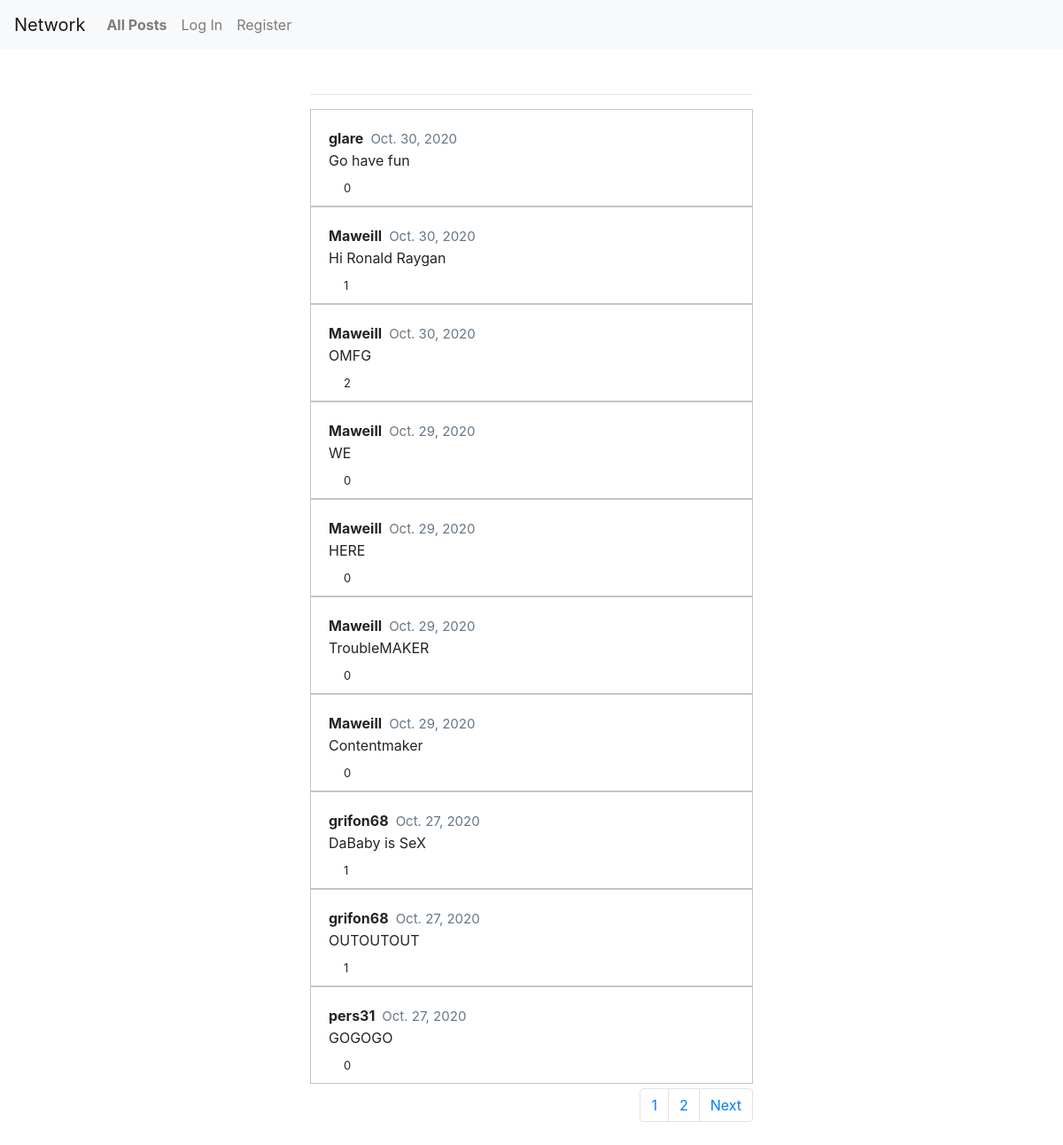
/1, run on an earlier commit of the app's database.
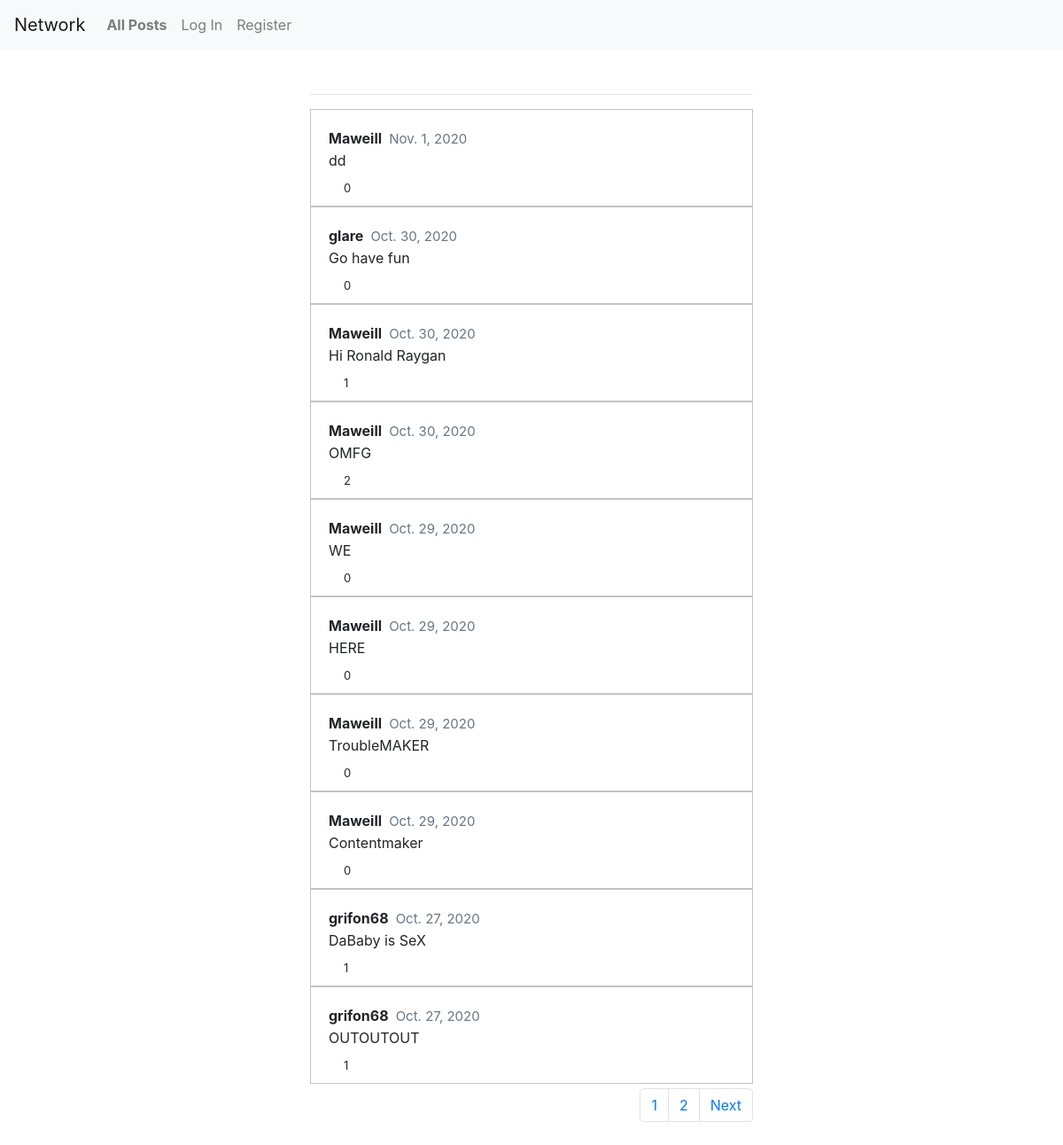
And on a later commit of the database.
### network/models.py (models this page shows, shortened)
class Post(models.Model):
	user = models.ForeignKey(User, on_delete=models.CASCADE, related_name="posts")
	text = models.TextField(max_length=280)
	liked = models.ManyToManyField(User, blank=True, related_name="post_liked")
	created = models.DateTimeField(auto_now_add=True)

class User(AbstractUser):
    pass

### network/views.py (the view)
# urls.py: path("<int:num>", views.index, name="index"),
def index(request, num):
    posts = Post.objects.all().order_by("-created")
    posts_pages = Paginator(posts, 10)
    current_page = posts_pages.page(num)
    now_date = datetime.now()
    return render(request, "network/index.html", {
        "posts": posts,
        "posts_pages": posts_pages,
        "current_page": current_page,
        "pages_number": range(1, posts_pages.num_pages + 1),
        })

### network/templates/network/index.html (shortened to what this page needs)
{% extends "network/layout.html" %}
{% load static %}
{% block body %}
	<br><hr>
    {% for post in current_page %}
    	<div class="post">
    		{% if user.is_authenticated %}
	    		<p class="post-info"><a id="post-user" href="{% url 'profile' username=post.user num=1 %}">{{ post.user }}</a>  <span id="post-created">{{ post.created.date }}</span></p>
	    	{% else %}
	    		<p class="post-info"><a id="post-user" href="/login">{{ post.user }}</a>  <span id="post-created">{{ post.created.date }}</span></p>
	    	{% endif %}
    		<p class="post-content">{{ post.text }}</p>
    		{% if user.is_authenticated %}
    			<div class="heart" tabindex="-1"></div>
    		{% else %}
    			<a href="/login"><div class="heart" tabindex="-1"></div></a>
    		{% endif %}
    		<p class="post-liked">{{ post.liked.all.count }}</p>
    	</div>
    {% endfor %}
    <nav aria-label="Page navigation example" style="float: right; margin-top: 5px;">
  		<ul class="pagination">
		    {% for number in pages_number %}
		    	<li class="page-item"><a class="page-link" href="{{number}}">{{number}}</a></li>
		    {% endfor %}
		    {% if current_page.has_next %}
			    <li class="page-item"><a class="page-link" href="{{current_page.next_page_number}}">Next</a></li>
			{% endif %}
  		</ul>
{% endblock %}

What changed in the data, as far as the page shows it:
no longer on this page (row unchanged): Post: user "pers31", created "Oct. 27, 2020", text "GOGOGO", liked.all.count "0"
added Post: user "Maweill", created "Nov. 1, 2020", text "dd", liked.all.count "0"
